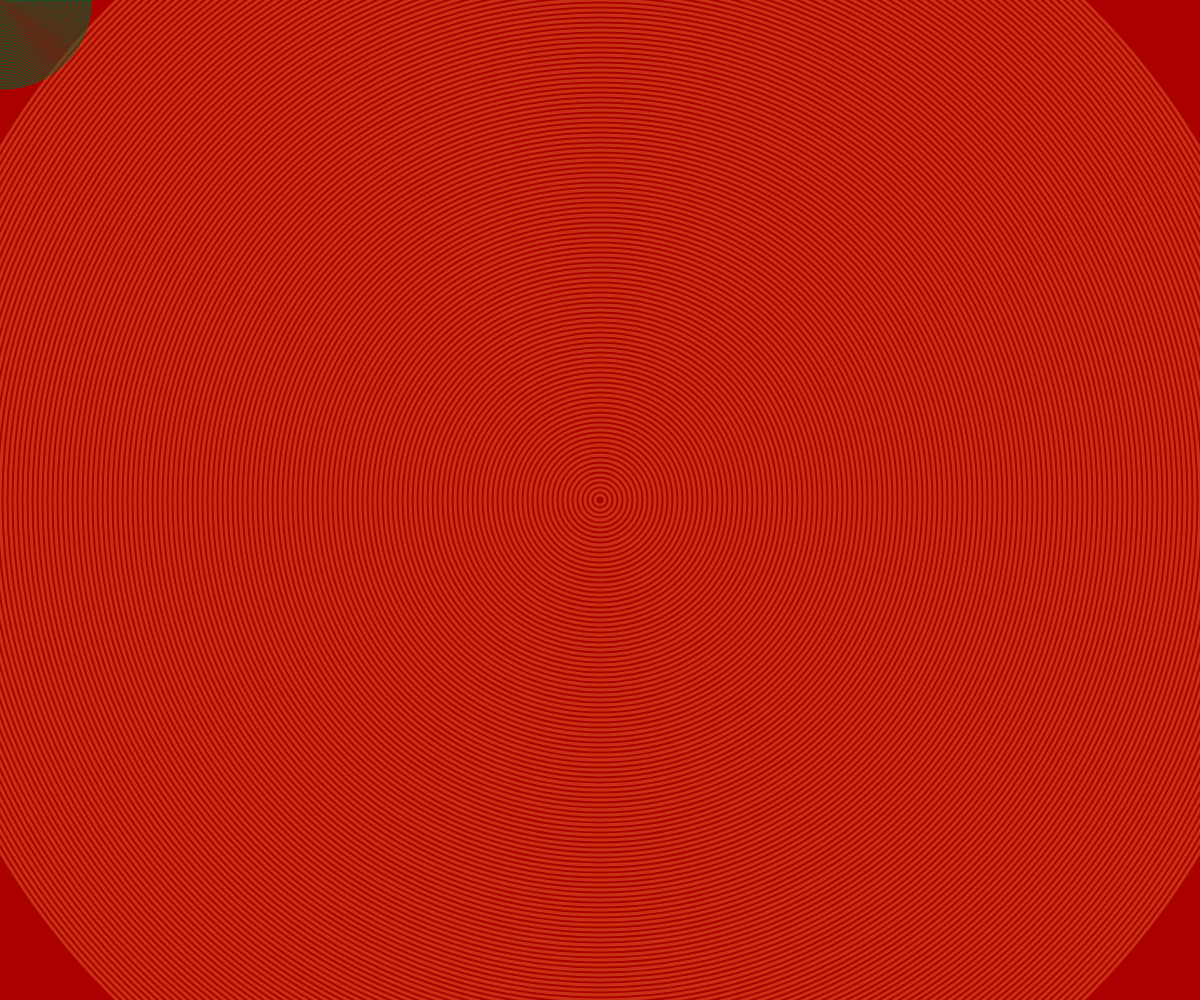
Frame 1 (no input)
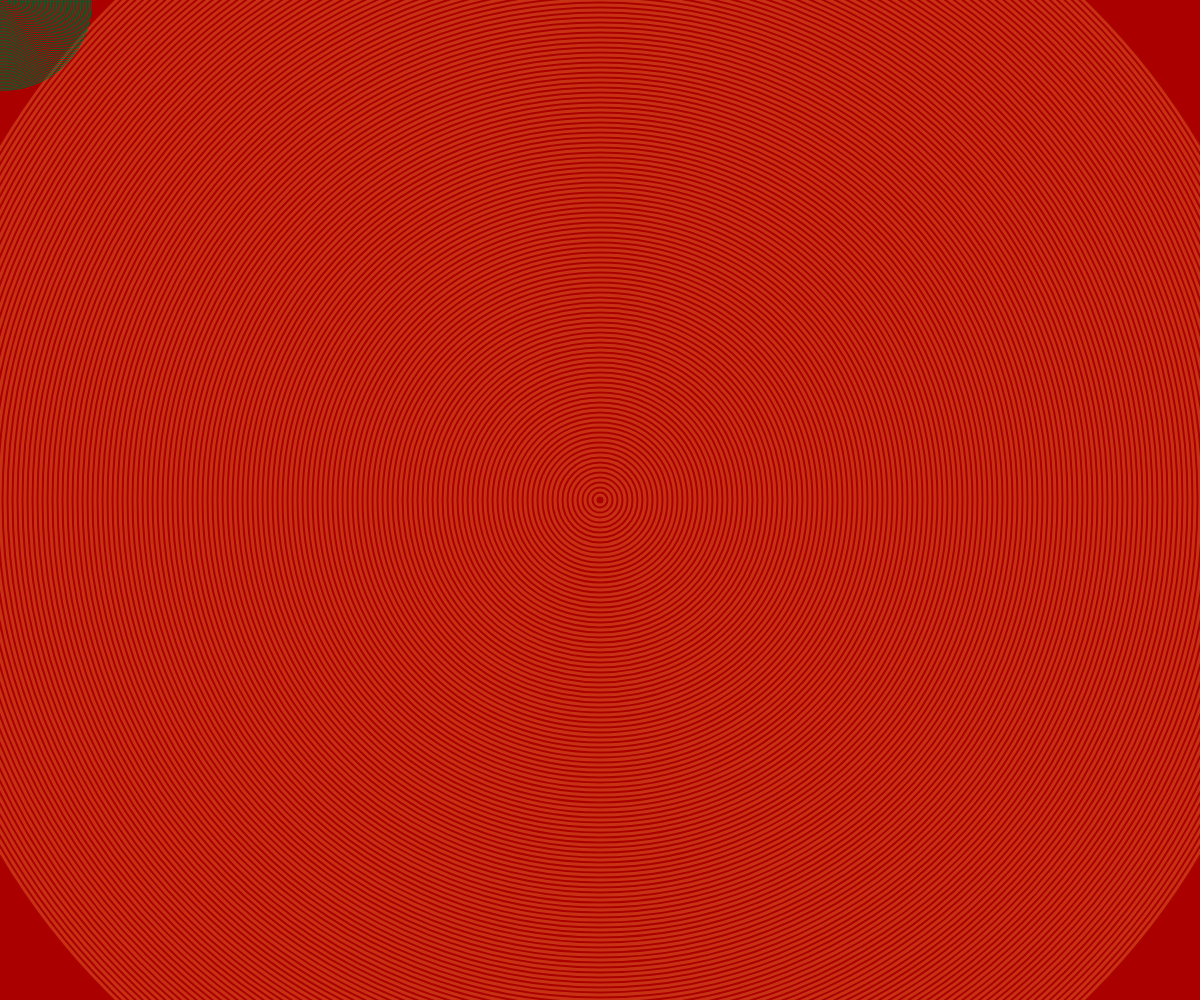
Frame 60 (no input)
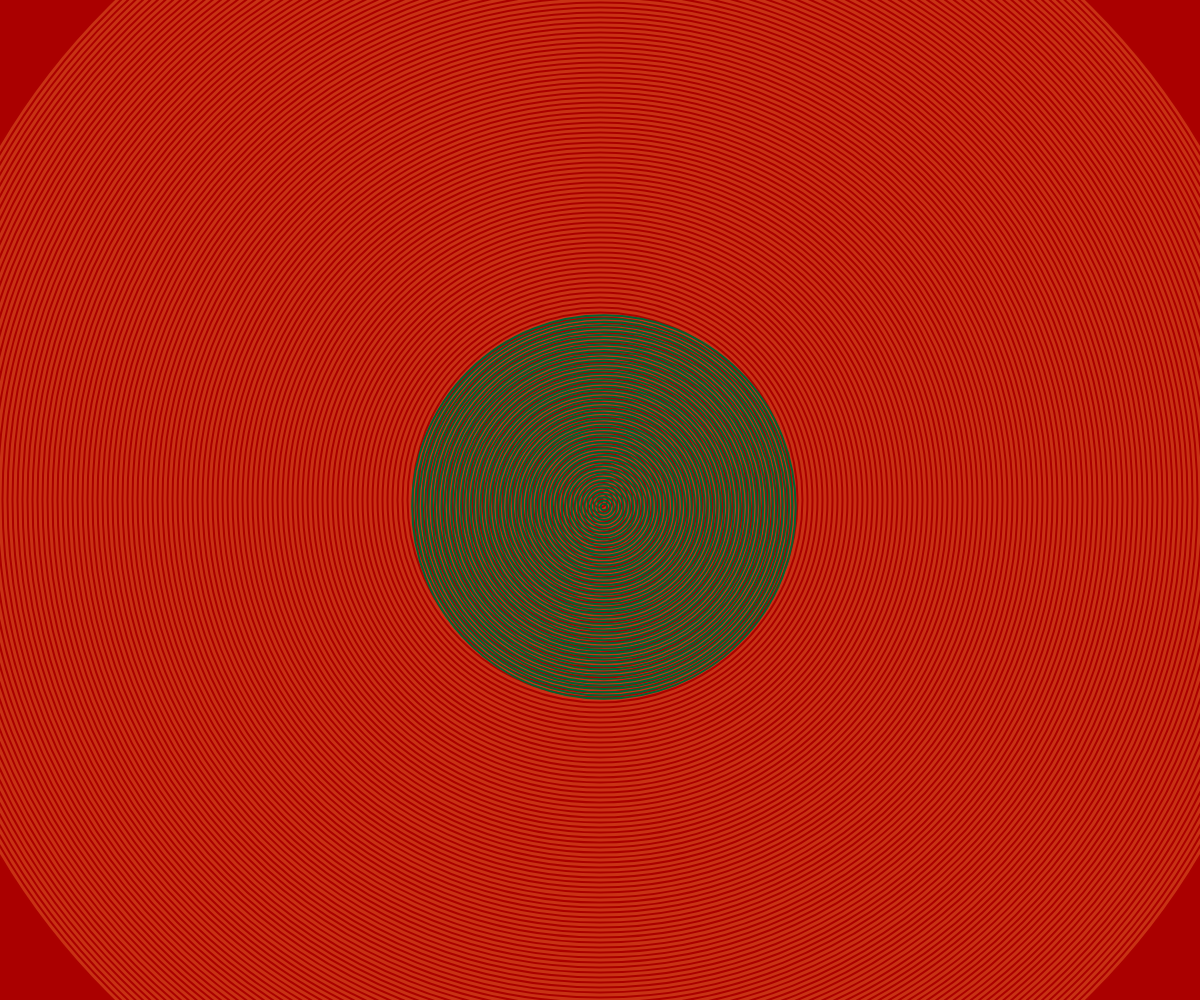
Frame 120 (the mouse pressed at the canvas centre since frame 60)

The p5.js sketch that drew these frames (run headless with seeded random() and noise() and a simulated clock; from frame 60 on, the mouse is pressed at the canvas centre):

// p5.js sketch
// ── sketch.js
let d = 10;
let th = 1;

function setup() {
  createCanvas(windowWidth, windowHeight);
  noFill();
  noCursor();
}

function draw() {
  background(170,0,0);
  angleMode(DEGREES);
  
  translate(width / 2, height / 2);
  stroke(200,50,20);
  strokeWeight(3);
  for (let i = 0; i < width+200; i += 10) {
      circle(0, 0, i);
    }

  th = th+6.5;
  d = d+0.02;
  let x = d * cos(th);
  let y = d * sin(th);
  let s = map(mouseY, 0, height, 0.3, 1);

  translate(mouseX-width/2, mouseY-height/2) 
  scale(s);
  stroke(0,100,50);
  strokeWeight(3);
   for (let i = 0; i < width/2; i += 10) {
      ellipse(x, y, i);
    }
}

function windowResized () {
resizeCanvas (windowWidth , windowHeight)
}
